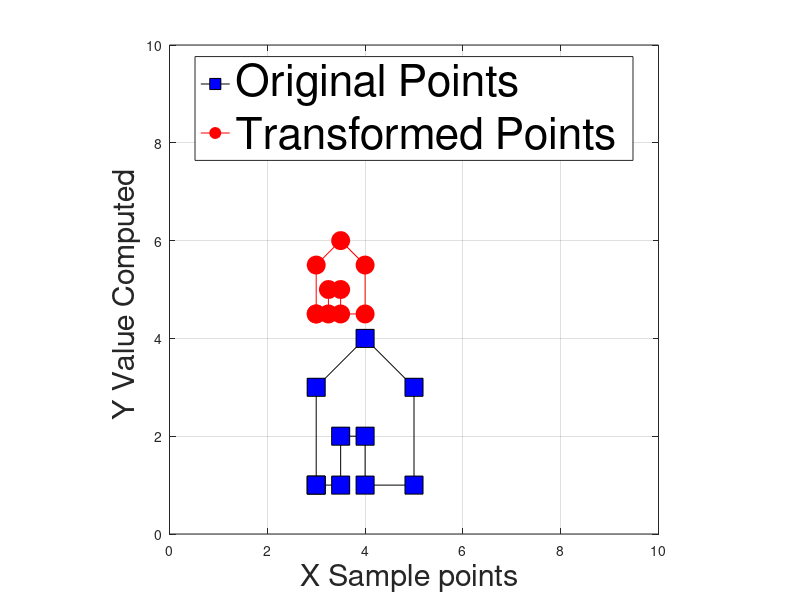

This chart was generated by the following MATLAB code:
function DEMO_07_Homogeneous_TransScale_PTS()
%  SOME POINTS:
% xy_pts = [ ...
%     0.86  1.28  1.85  2.52  1.81  2.87  4.11  5.68   8.05   7.32  6.12  5.43   4.32  3.58  4.64  5.26  5.96  6.67  7.55 ;
%     1.21  0.69  1.47  1.27  1.15  1.44  1.88  2.43   2.81   2.99  3.08  2.14  2.41  1.79  1.88  2.84  2.55  3.16  2.61 ;
% ];

load xy_pts;

    xyh_pts     = [ xy_pts ; ... 
                    ones(1,size(xy_pts,2) ) ];

    Scl     = eye(2) * 0.5;
    Trans   = [ 1.5 ; ...
                4.0 ];
    
    SclTrans = [  Scl , Trans ; ...
                  0  0      1 ]
    
    uv_pts  = SclTrans * xyh_pts; 


    figure( 'Position', [4 4 1024 768] );
    plot( xy_pts(1,:), xy_pts(2,:), 'ks-', 'MarkerSize', 13, 'MarkerFaceColor', 'b' );
    grid on;
    axis equal;
    axis( [0 10 0 10]);
    xlabel( 'X Sample points ', 'FontSize', 22 );
    ylabel( 'Y Value Computed ', 'FontSize', 22 );
    
    hold on;
    
    plot( uv_pts(1,:), uv_pts(2,:), 'ro-', 'MarkerSize', 13, 'MarkerFaceColor', 'r' );
    
    legend( { 'Original Points ', 'Transformed Points ' }, 'FontSize', 32, 'Location', 'North' );

end
